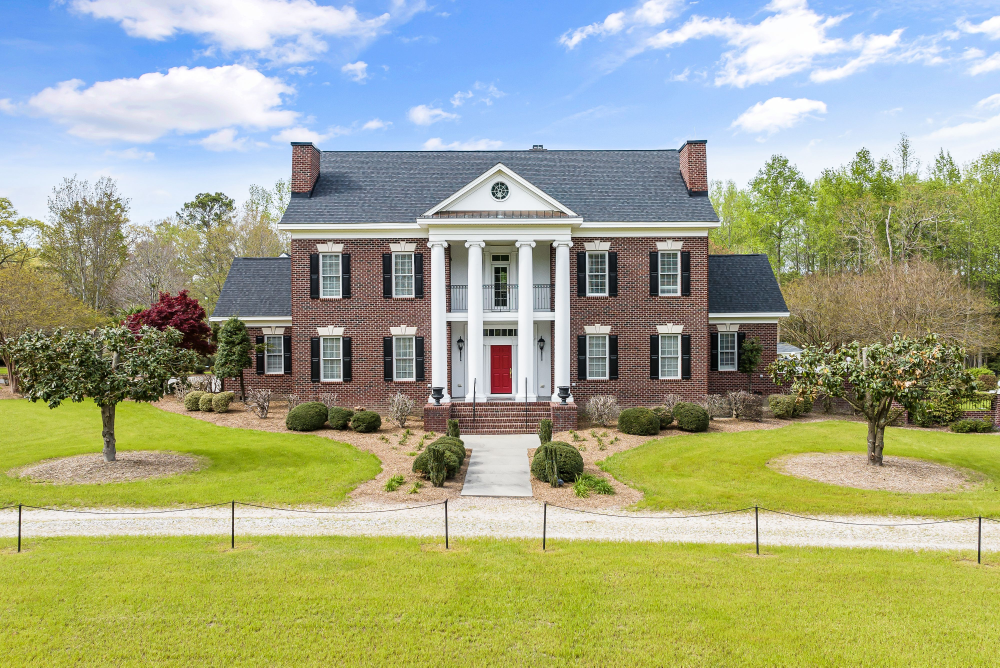
#> input picture 2026-10-21-neighborhood-elizabeth/build/src/p16501696.jpg, 4000 x 2669 px (shown at 1/4 size)
$ python prep_photos.py
#> lines starting #> are read from the running program, lines starting #| are printed output that depends on the picture
# Elizabeth photo prep (rebuild Oct 21 2026 ~6:45 AM ET): replaced slides 1, 2, 4, 10; re-cropped real Independence Park photos 5, 6 (credit moved below the tag).
# Full-res originals in src/, resized DOWN only to 1080x1350 cover crop; grade: autocontrast blend 0.5, slight warmth, +4% contrast, UnsharpMask(1.0,70,2).
from PIL import Image, ImageEnhance, ImageFilter, ImageOps
import os, sys
M={1:("src/p16501696.jpg",.5,.5),2:("src/p31719341.jpg",.5,.25),4:("src/p12196697.jpg",.35,.5),10:("src/p29007362.jpg",.5,.5),
   5:("src/wm-Independence_Park_near_7th_St_and_Hawthorne_Ave_looking_towards_Charlottetown_Ave_Early_August_2025.jpg",.5,.5),
   6:("src/wm-Independence_Park_walking_paths_along_Park_Dr_Lamar_Dr_Early_August_2025.jpg",.5,.5)}
LIFT={10:1.18}; ZOOM={}
for i,(f,x,y) in M.items():
    im=ImageOps.exif_transpose(Image.open(f)).convert("RGB"); r=max(1080/im.width,1350/im.height)*ZOOM.get(i,1); assert r<1, (f,im.size)
#> further down, im is the input picture: PIL image 4000x2669 RGB; mean R, G, B 162.4, 168.5, 136.5
#> after `r = max(1080 / im.width, 1350 / im.height) * ZOOM.get(i, 1)`: r = 0.506
    im=im.resize((round(im.width*r),round(im.height*r)),Image.LANCZOS); l=int((im.width-1080)*x); t=int((im.height-1350)*y); im=im.crop((l,t,l+1080,t+1350))
#> after `im = im.resize((round(im.width * r), round(im.height * r)), Image.LANC`:
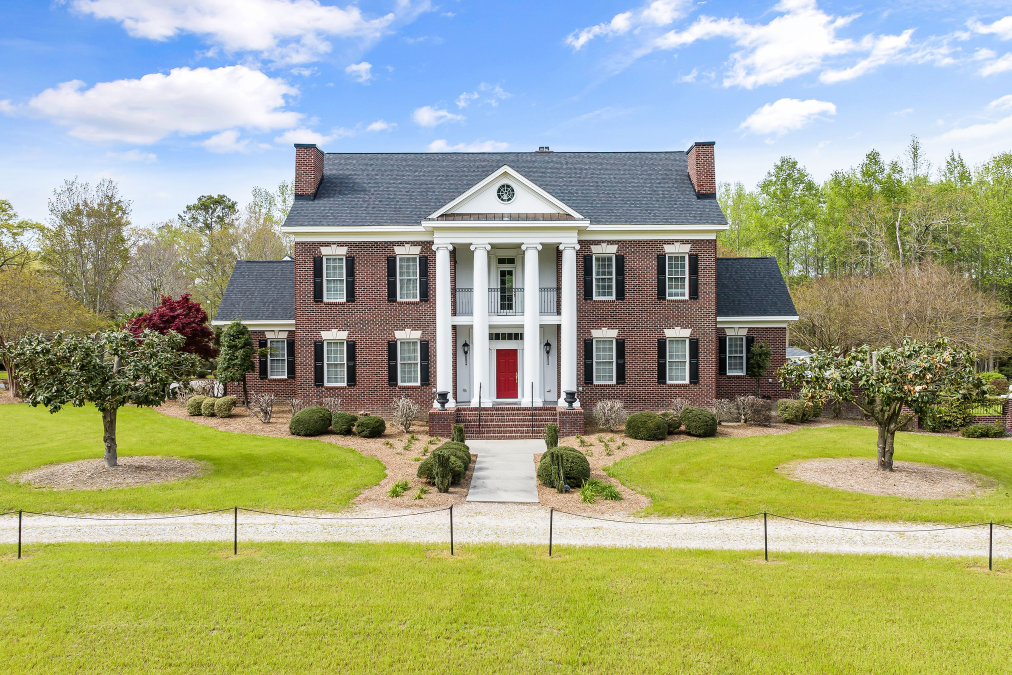
#> im: PIL image 2023x1350 RGB (shown at 1/2 size); mean R, G, B 162.4, 168.5, 136.5
#> after `l = int((im.width - 1080) * x)`: l = 471
#> after `t = int((im.height - 1350) * y)`: t = 0
#> after `im = im.crop((l, t, l + 1080, t + 1350))`:
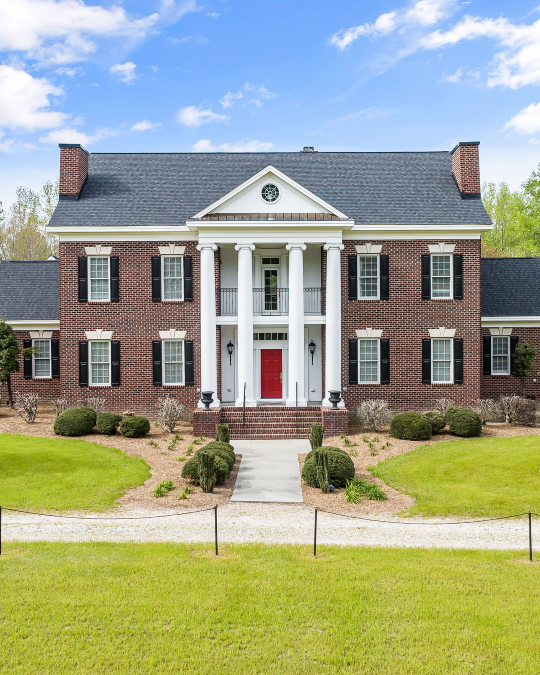
#> im: PIL image 1080x1350 RGB (shown at 1/2 size); mean R, G, B 158, 164.4, 141
    im=Image.blend(im,ImageOps.autocontrast(im,cutoff=0.3),0.5)
    R,G,B=im.split(); R=R.point(lambda v:min(255,int(v*1.015+1))); B=B.point(lambda v:int(v*0.985)); im=Image.merge("RGB",(R,G,B))
#> after `R, G, B = im.split()`:
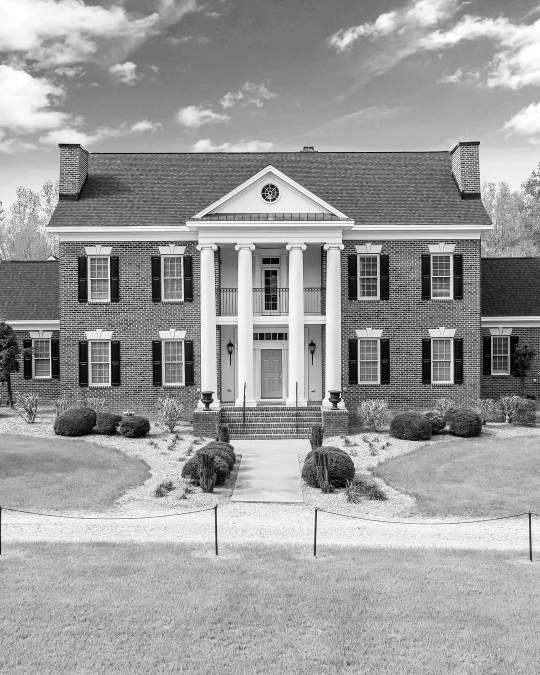
#> R: PIL image 1080x1350 L (shown at 1/2 size); min 0, max 255, mean 156.4
#> after `R, G, B = im.split()`:
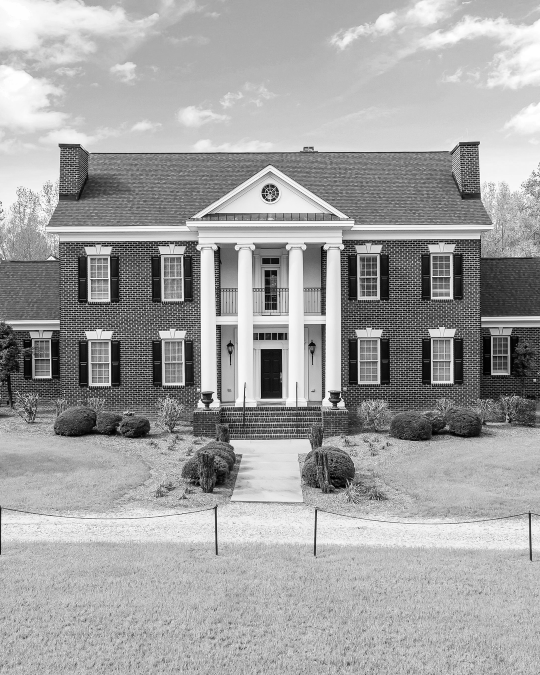
#> G: PIL image 1080x1350 L (shown at 1/2 size); min 0, max 255, mean 162.9
#> after `R, G, B = im.split()`:
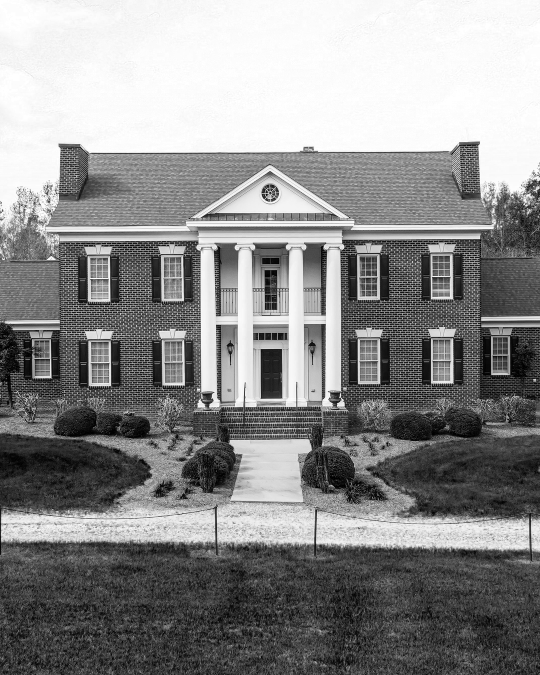
#> B: PIL image 1080x1350 L (shown at 1/2 size); min 0, max 255, mean 140
    im=ImageEnhance.Contrast(im).enhance(1.04); im=im.filter(ImageFilter.UnsharpMask(1.0,70,2))
    if i in LIFT: im=im.point(lambda v:int(255*(v/255)**(1/LIFT[i])))
    im.save(f"img/{i:02d}.jpg",quality=95); print(i,f,"ok")
#| 1 src/p16501696.jpg ok
#> pass 2 of the loop `for i,(f,x,y) in M.items():`:
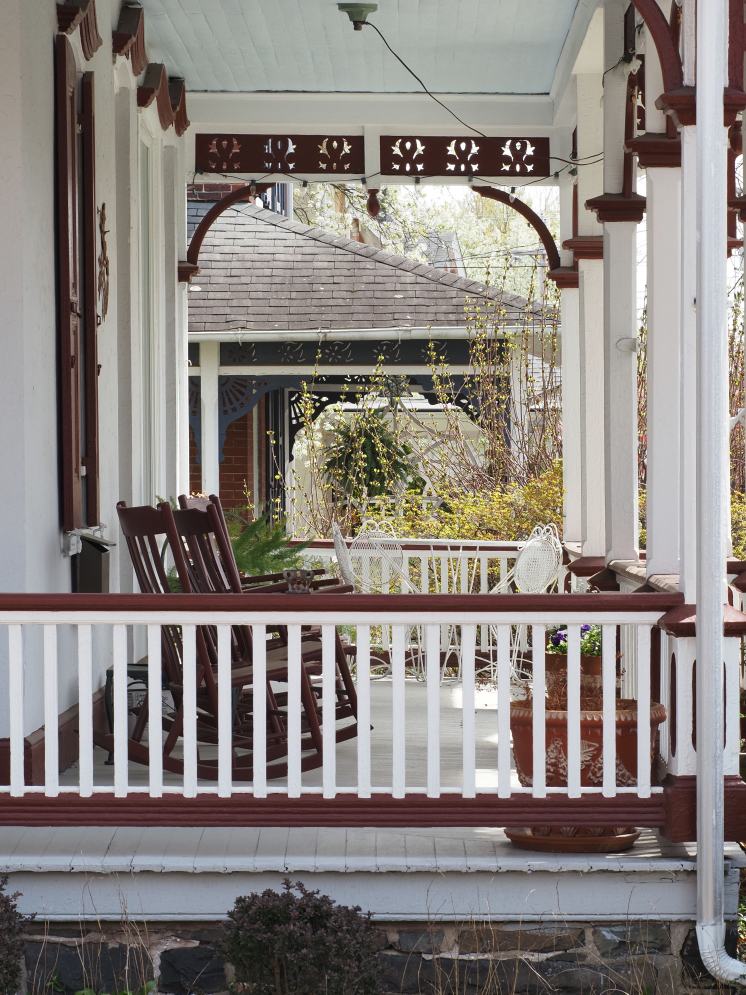
#> input picture 2026-10-21-neighborhood-elizabeth/build/src/p31719341.jpg, 3729 x 4973 px (shown at 1/5 size)
#> im is the input picture: PIL image 3729x4973 RGB; mean R, G, B 137.3, 130.8, 126.4
#> `R, G, B = im.split()`:
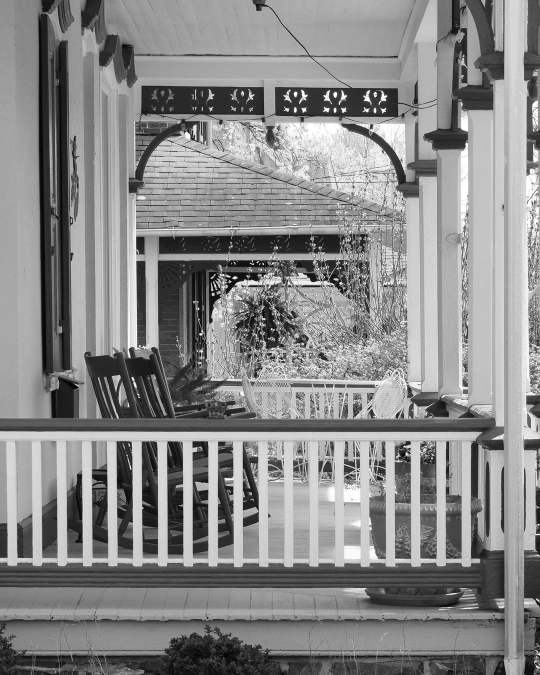
#> R: PIL image 1080x1350 L (shown at 1/2 size); min 0, max 255, mean 136.4
#> `R, G, B = im.split()`:
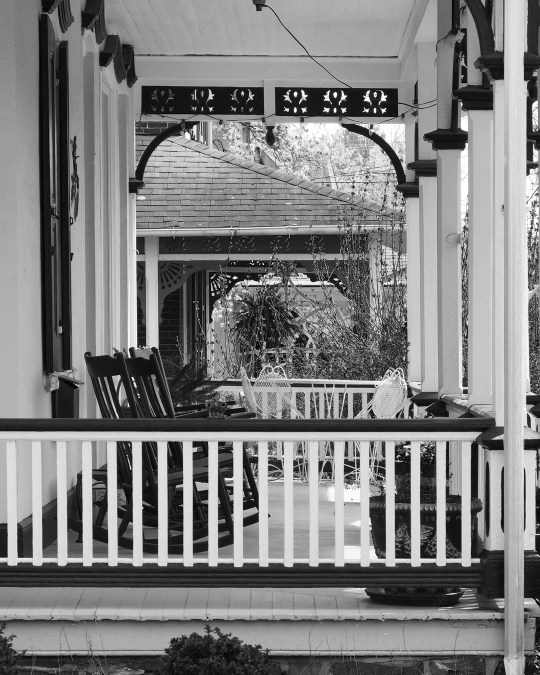
#> B: PIL image 1080x1350 L (shown at 1/2 size); min 0, max 255, mean 126.6
#| 2 src/p31719341.jpg ok
#> pass 3 of the loop `for i,(f,x,y) in M.items():`:
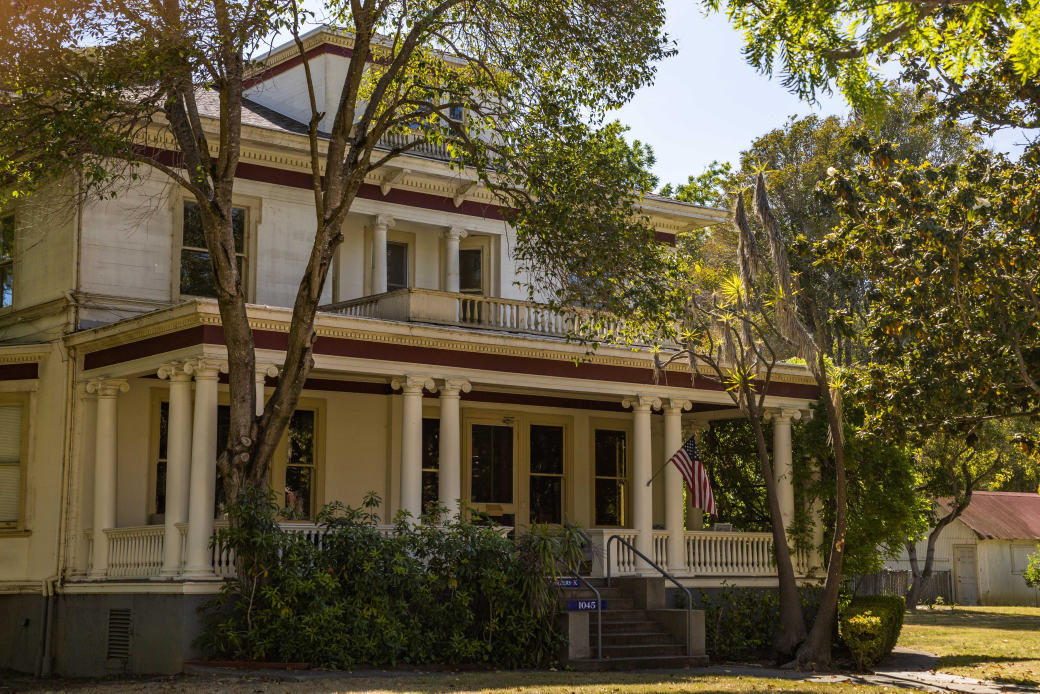
#> input picture 2026-10-21-neighborhood-elizabeth/build/src/p12196697.jpg, 6240 x 4160 px (shown at 1/6 size)
#> im is the input picture: PIL image 6240x4160 RGB; mean R, G, B 95.5, 85.7, 58.4
#> `im = im.crop((l, t, l + 1080, t + 1350))`:
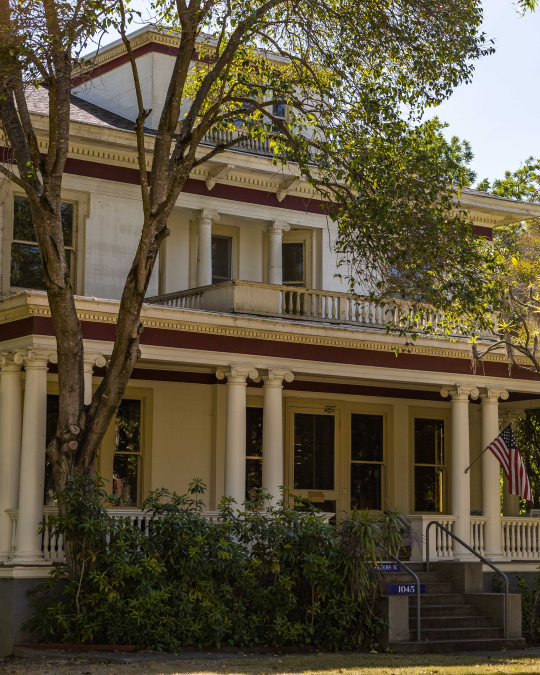
#> im: PIL image 1080x1350 RGB (shown at 1/2 size); mean R, G, B 92.8, 83.3, 61.6
#> `R, G, B = im.split()`:
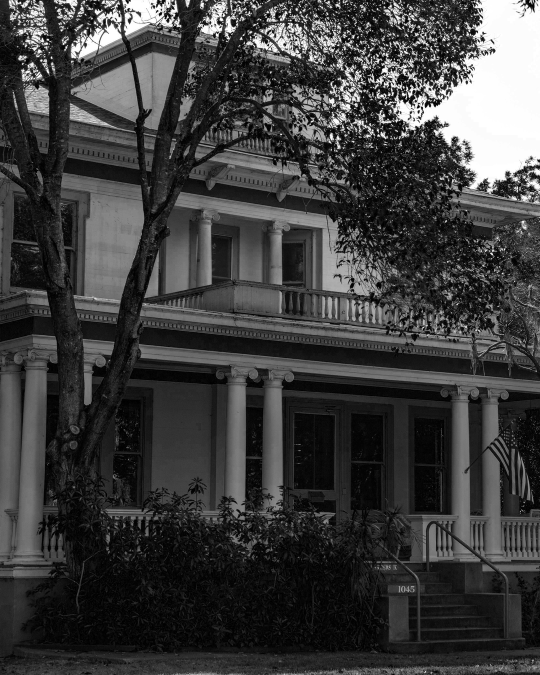
#> B: PIL image 1080x1350 L (shown at 1/2 size); min 0, max 255, mean 61.6
#| 4 src/p12196697.jpg ok
#> (the run stopped early here; a loop or call above may not have finished)
